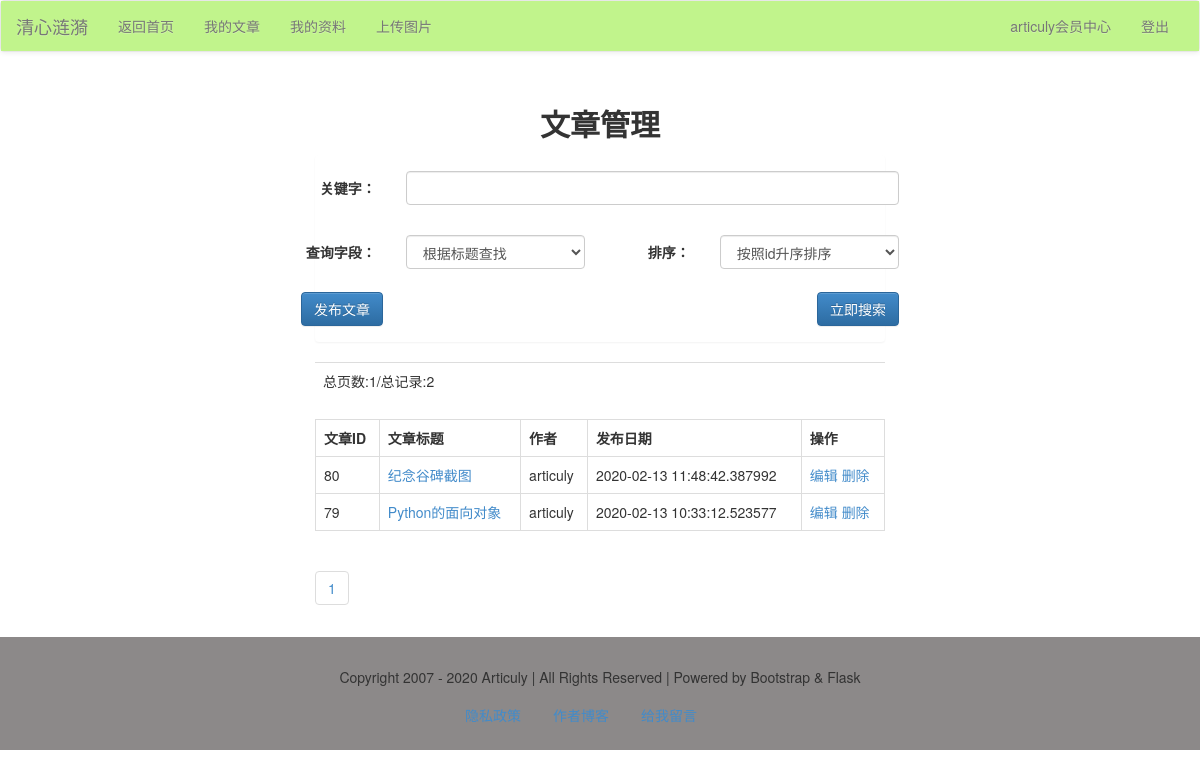
/member/article/list (signed in), run on the app's committed database.
### models.py (models this page shows)
class Article(db.Model):
    id = db.Column(db.Integer, primary_key=True)
    title = db.Column(db.String)
    thumb = db.Column(db.String)
    intro = db.Column(db.String)
    author = db.Column(db.String)
    content = db.Column(db.Text)
    pubdate = db.Column(db.DateTime, default=datetime.now)
    cate_id = db.Column(db.Integer, db.ForeignKey('category.cate_id'))

### member/articles.py (the view)
@member_app.route("/article/list/<int:page>", methods=['get', 'post'])
@member_app.route("/article/list", defaults={"page": 1}, methods=['get', 'post'])
def article_list(page):
    if request.method == 'POST':
        q = request.form['q']
        condition = {request.form['field']: q}
        if request.form['field'] == 'title':
            condition = Article.title.like('%%%s%%' % q)
        else:
            condition = Article.content.like('%%%s%%' % q)
        if request.form['order'] == '1':
            order = Article.id.asc()
        else:
            order = Article.id.desc()
        res = Article.query.filter(Article.author == session['user']).filter(condition).order_by(order).paginate(page,
                                                                                                                 10)
    else:
        res = Article.query.filter(Article.author == session['user']).order_by(Article.id.desc()).paginate(page, 10)
    articles = res.items
    pageList = res.iter_pages()
    total = res.total
    pages = res.pages
    return render_template("member/article/article_list.html", articles=articles, pageList=pageList, total=total,
                           pages=pages)

### app.py (called while the page is built)
@app.context_processor
def account():
    username = session.get('user')
    return {'username': username}

@app.context_processor
def getCateList():
    cates = Category.query.all()
    return {'cates': cates}

### libs.py (called while the page is built)
def login_required(func):
    @wraps(func)
    def decorator_nest(*args, **kwargs):
        if not 'user' in session:
            return redirect(url_for('login'))
        else:
            print(func)
            return func(*args, **kwargs)
    return decorator_nest

### member/member_app.py (called while the page is built)
@member_app.before_request
@login_required
def is_login():
    print(session['user'])

### templates/member/article/article_list.html (shortened to what this page needs)
{% extends "member/member_base.html" %}
{% block content %}
    <div class="container-fluid">
        <div class="row">
            <div class="main col-lg-6 col-lg-offset-3 col-md-8 col-md-offset-2 col-sm-10 col-sm-offset-1 col-xs-12">
                <h2 class="text-center"><b>文章管理</b></h2>
                <div class="panel">
                    <form action="" method="post" class="form-horizontal">
                        <div class="row">
                            <div class="form-group">
                                <div class="col-xs-2 text-right">
                                    <label for="q" class="control-label">关键字：</label>
                                </div>
                                <div class="col-xs-10">
                                    <input type="text" name="q" class="form-control">
                                </div>
                            </div>
                        </div>
                        <div class="row">
                            <div class="form-group">
                                <div class="col-xs-2 text-right">
                                    <label for="field" class="control-label">查询字段：</label>
                                </div>
                                <div class="col-xs-4">
                                    <select name="field" class="form-control">
                                        <option value="title">根据标题查找</option>
                                    </select>
                                </div>
                                <div class="col-xs-2 text-right">
                                    <label for="排序" class="control-label">排序：</label>
                                </div>
                                <div class="col-xs-4">
                                    <select name="order" class="form-control">
                                        <option value="1" checked>按照id升序排序</option>
                                    </select>
                                </div>
                            </div>
                        </div>
                        <div class="form-group ">
                            <a href="{{ url_for("member_app.article_post") }}"><input type="button" name="post"
                                                                                      class="btn btn-primary"
                                                                                      value="发布文章"></a>
                            <input type="submit" name="search" class="btn btn-primary pull-right" value="立即搜索">
                        </div>
                    </form>
                </div>
                <table class="table">
                    <tr>
                        <td>总页数:{{ pages }}/总记录:{{ total }}</td>
                    </tr>
                </table>
                <table class="table table-bordered">
                    <tr>
                        <th>文章ID</th>
                        <th>文章标题</th>
                        <th>作者</th>
                        <th>发布日期</th>
                        <th>操作</th>
                    </tr>
                    {% for article in articles %}
                        <tr>
                            <td>{{ article.id }}</td>
                            <td>
                                <a href="{{ url_for("article_app.view", article_id=article.id) }}">{{ article.title }}</a>
                            </td>
                            <td>{{ article.author }}</td>
                            <td>{{ article.pubdate }}</td>
                            <td>
                                <a href="{{ url_for("member_app.article_edit", article_id=article.id) }}">编辑</a>
                                <a href="{{ url_for("member_app.article_delete", article_id=article.id) }}">删除</a>
                            </td>
                        </tr>
                    {% endfor %}
                </table>
                <ul class="pagination">
                    {% for page in pageList %}
                        {% if page!=None %}
                            <li><a href="{{ url_for("member_app.article_list", page=page) }}">{{ page }}</a></li>
                        {% else %}
                            <li><a href="#">...</a></li>
                        {% endif %}
                    {% endfor %}
                </ul>
            </div>
        </div>
    </div>
{% endblock %}

### data on the page
Article: id "80", title "纪念谷碑截图", author "articuly", pubdate "2020-02-13 11:48:42.387992"
Article: id "79", title "Python的面向对象", author "articuly", pubdate "2020-02-13 10:33:12.523577"

### other printed values
{{ username }} "articuly"
{{ pages }} "1"
{{ total }} "2"
{{ page }} "1"
